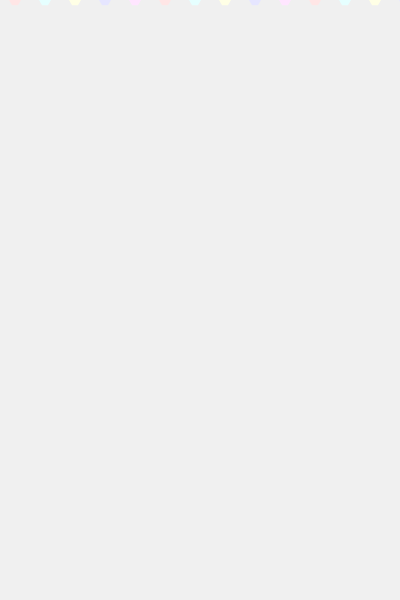
Frame 1 (no input)
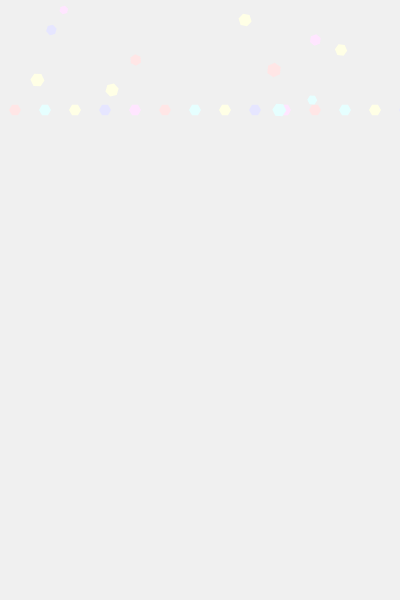
Frame 60 (no input)
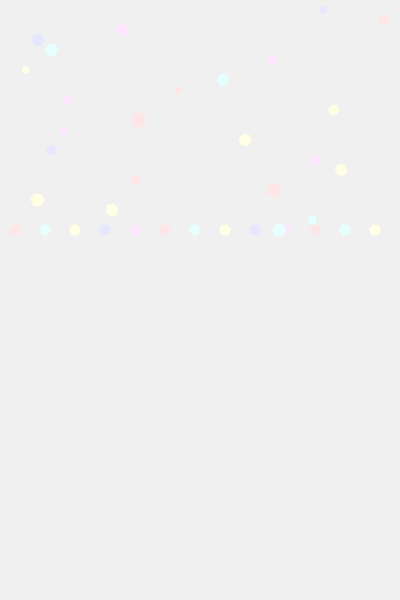
Frame 120 (the mouse pressed at the canvas centre since frame 60)

The p5.js sketch that drew these frames (run headless with seeded random() and noise() and a simulated clock; from frame 60 on, the mouse is pressed at the canvas centre):

// p5.js sketch
// ── sketch.js
let stitches = [];
let stitchCount = 0;
let colors = [
  [255, 230, 230], // light pink
  [230, 255, 255], // light cyan
  [255, 255, 230], // light yellow
  [230, 230, 255], // light blue
  [255, 230, 255], // light magenta
];

function setup() {
  createCanvas(400, 600);
  noStroke();
  colorMode(RGB);
  // Initialize first row of stitches
  for (let i = 0; i < 20; i++) {
    stitches.push({
      x: i * 30 + 15,
      y: 0,
      color: colors[i % colors.length],
      size: 12,
      angle: 0
    });
  }
  stitchCount = 20;
}

function draw() {
  background(240);
  
  // Draw existing stitches
  for (let i = 0; i < stitches.length; i++) {
    let s = stitches[i];
    fill(s.color[0], s.color[1], s.color[2]);
    push();
    translate(s.x, s.y);
    rotate(s.angle);
    drawStitch(s.size);
    pop();
  }

  // Add new stitch at the top
  if (frameCount % 5 === 0) {
    let x = random(15, width - 15);
    let y = 0;
    let color = colors[int(random(colors.length))];
    let size = random(8, 16);
    let angle = random(TWO_PI);
    
    stitches.push({
      x: x,
      y: y,
      color: color,
      size: size,
      angle: angle
    });
    
    // Move all stitches down
    for (let i = 0; i < stitches.length; i++) {
      stitches[i].y += 10;
    }
  }

  // Remove old stitches that are off-screen
  while (stitches.length > 0 && stitches[0].y > height) {
    stitches.shift();
  }
}

function drawStitch(size) {
  // Draw a hexagonal stitch shape
  beginShape();
  for (let i = 0; i < 6; i++) {
    let angle = TWO_PI / 6 * i;
    let x = cos(angle) * size/2;
    let y = sin(angle) * size/2;
    vertex(x, y);
  }
  endShape(CLOSE);
}
